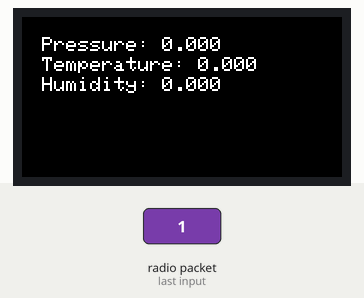
The sketch below on a simulated Arduino Uno, built with avr-gcc and run on an emulated ATmega328P. Parts: 160×80 colour display. Inputs (shaded band) come from the test bench. No radio packets arrive unless stated; what the sketch prints to the serial monitor is not drawn.

1.5 s: radio packet "1" arrives
Above: at 2.0 s.
Timing chart, 0 to 4.5 s (numbered marks = the images above; inputs shaded):
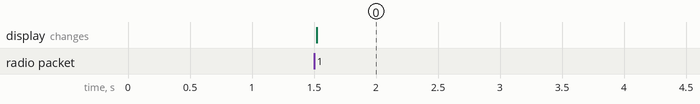

Measured:
- after the input at 1.5 s, the display: changes at once (image 0)

The sketch:

receiver.ino
```cpp
#include <RadioHead.h>

#include <RH_ASK.h>
#include <SPI.h>

#include <Adafruit_GFX.h>    // Core graphics library
#include <Adafruit_ST7735.h> // Hardware-specific library for ST7735

#define TFT_CS        9
#define TFT_RST       -1 // Or set to -1 and connect to Arduino RESET pin
#define TFT_DC         6

RH_ASK driver(2000, 4);

Adafruit_ST7735 tft = Adafruit_ST7735(TFT_CS, TFT_DC, TFT_RST);


void setup() {
  Serial.begin(9600);
  while (!Serial);
  tft.initR(INITR_MINI160x80);
  if(!driver.init()) {
    Serial.println("Radio init failed");
  }
  tft.invertDisplay(true);
  tft.fillScreen(0x0000);
  tft.setRotation(1);
  Serial.println("X");
}


void loop() {
  uint8_t buf[RH_ASK_MAX_MESSAGE_LEN];
  uint8_t buflen = sizeof(buf);

  if (driver.recv(buf, &buflen)) {
    Serial.println("X");
    float pressure, bmp_t, t, h;
    uint8_t *ptr;
    ptr = buf;
    memcpy(&pressure, ptr, 4);
    ptr += 4;
    memcpy(&bmp_t, ptr, 4);
    ptr += 4;
    memcpy(&t, ptr, 4);
    ptr += 4;
    memcpy(&h, ptr, 4);

    Serial.println(pressure);
    Serial.println(bmp_t);
    Serial.println(t);
    Serial.println(h);
    tft.fillScreen(0x0000);
    char text[32];
    char text2[32];
    dtostrf(pressure, 5, 3, text2);
    sprintf(text, "Pressure: %s", text2);
    tft.setCursor(10, 10);
    testdrawtext(text, 0xffff);
    dtostrf(bmp_t, 5, 3, text2);
    sprintf(text, "Temperature: %s", text2);
    tft.setCursor(10, 20);
    testdrawtext(text, 0xffff);
    dtostrf(h, 5, 3, text2);
    sprintf(text, "Humidity: %s", text2);
    tft.setCursor(10, 30);
    testdrawtext(text, 0xffff);
  }
}
void testdrawtext(char *text, uint16_t color) {
  tft.setTextSize(1);
  tft.setTextColor(color);
  tft.setTextWrap(true);
  tft.print(text);
}
```
